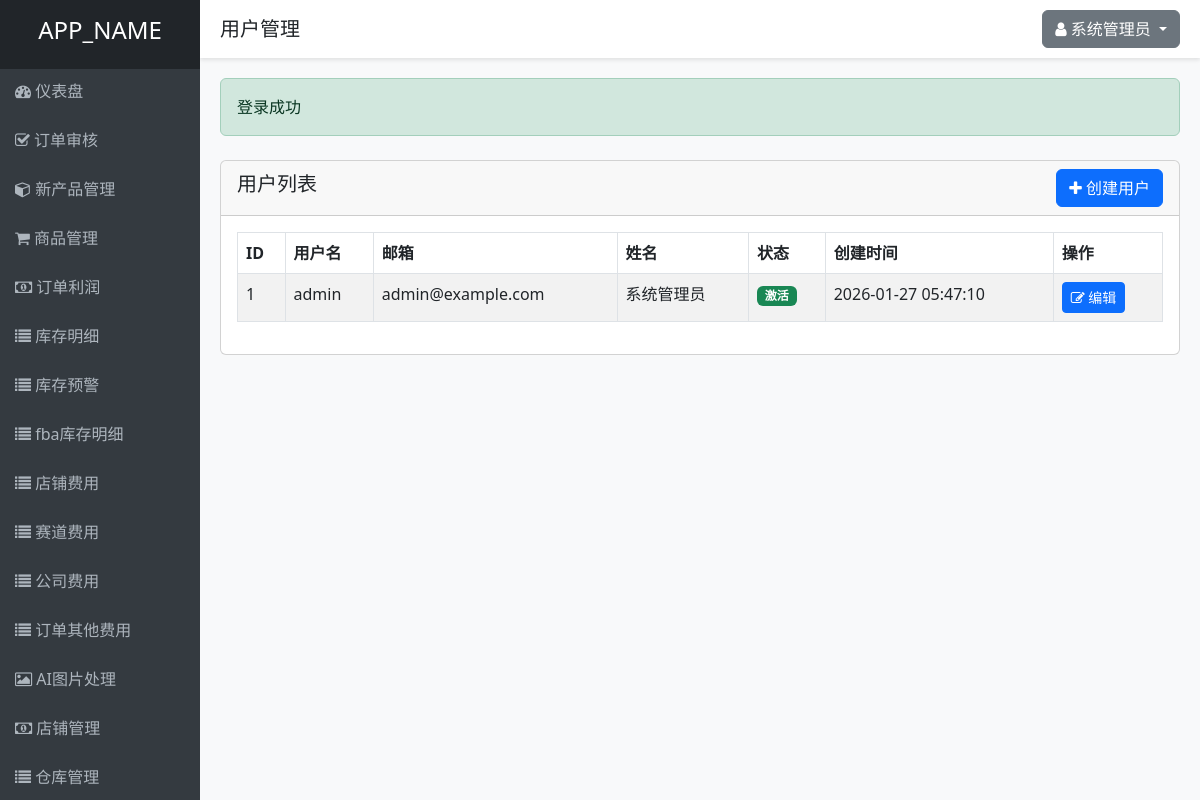
/users.php (signed in), run on the app's committed database.
### tables this page shows
CREATE TABLE IF NOT EXISTS users (
    id INT AUTO_INCREMENT PRIMARY KEY,
    username VARCHAR(50) NOT NULL UNIQUE,
    email VARCHAR(100) NOT NULL UNIQUE,
    password VARCHAR(255) NOT NULL,
    full_name VARCHAR(100) NOT NULL,
    status ENUM('active', 'inactive') DEFAULT 'active',
    created_at TIMESTAMP DEFAULT CURRENT_TIMESTAMP,
    updated_at TIMESTAMP DEFAULT CURRENT_TIMESTAMP ON UPDATE CURRENT_TIMESTAMP
);

### controllers/UserController.php (called while the page is built, shortened)
<?php
require_once ADMIN_PANEL_DIR . '/models/User.php';
require_once ADMIN_PANEL_DIR . '/helpers/functions.php';
class UserController {
    private $userModel;
    public function __construct() {
        $this->userModel = new User();
    }
    public function index() {
        $users = $this->userModel->getAll();
        include VIEWS_DIR . '/layouts/header.php';
        include VIEWS_DIR . '/users/index.php';
        include VIEWS_DIR . '/layouts/footer.php';
    }
}
?>

### helpers/functions.php (called while the page is built, shortened)
<?php
function isLoggedIn() {
    return isset($_SESSION['user_id']);
}
function getCurrentUserId() {
    return $_SESSION['user_id'] ?? null;
}
function hasPermission($permissionSlug) {
    require_once ADMIN_PANEL_DIR . '/models/Permission.php';
    $permissionModel = new Permission();
    return $permissionModel->checkUserPermission(getCurrentUserId(), $permissionSlug);
}
?>

### includes/database.php (called while the page is built, shortened)
<?php
class Database {
    private static $instance = null;
    private $conn;
    private function __construct() {
        try {
            $this->conn = new PDO(
                "mysql:host=" . DB_HOST . ";dbname=" . DB_NAME . ";charset=utf8",
                DB_USER,
                DB_PASS,
                [
                    PDO::ATTR_ERRMODE => PDO::ERRMODE_EXCEPTION,
                    PDO::ATTR_DEFAULT_FETCH_MODE => PDO::FETCH_ASSOC,
                    PDO::ATTR_EMULATE_PREPARES => false
                ]
            );
        } catch(PDOException $e) {
            die("数据库连接失败: " . $e->getMessage());
        }
    }
    public static function getInstance() {
        if(self::$instance === null) {
            self::$instance = new Database();
        }
        return self::$instance;
    }
    public function query($sql, $params = []) {
        $stmt = $this->conn->prepare($sql);
        $stmt->execute($params);
        return $stmt;
    }
}
?>

### models/Permission.php (called while the page is built, shortened)
<?php
require_once ADMIN_PANEL_DIR . '/includes/database.php';
class Permission {
    private $db;
    public function __construct() {
        $this->db = Database::getInstance();
    }
    public function checkUserPermission($userId, $permissionSlug) {
        $sql = "SELECT COUNT(*) as count FROM permissions p
                JOIN role_permissions rp ON p.id = rp.permission_id
                JOIN user_roles ur ON rp.role_id = ur.role_id
                WHERE ur.user_id = ? AND p.slug = ?";
        $stmt = $this->db->query($sql, [$userId, $permissionSlug]);
        $result = $stmt->fetch();
        return $result['count'] > 0;
    }
}
?>

### models/User.php (called while the page is built, shortened)
<?php
require_once ADMIN_PANEL_DIR . '/includes/database.php';
class User {
    private $db;
    public function __construct() {
        $this->db = Database::getInstance();
    }
    public function getAll() {
        $sql = "SELECT * FROM users ORDER BY id DESC";
        $stmt = $this->db->query($sql);
        return $stmt->fetchAll();
    }
}
?>

### views/users/index.php (the view, shortened to what this page needs)
<div class="row mt-4">
    <div class="col-md-12">
        <div class="card">
            <div class="card-header d-flex justify-content-between align-items-center">
                <h5>用户列表</h5>
                <?php if (hasPermission('users.create')): ?>
                    <a href="<?php echo ADMIN_PANEL_URL; ?>/users.php?action=create" class="btn btn-primary">
                        <i class="fa fa-plus"></i> 创建用户
                    </a>
                <?php endif; ?>
            </div>
            <div class="card-body">
                <table class="table table-bordered table-striped">
                    <thead>
                        <tr>
                            <th>ID</th>
                            <th>用户名</th>
                            <th>邮箱</th>
                            <th>姓名</th>
                            <th>状态</th>
                            <th>创建时间</th>
                            <th>操作</th>
                        </tr>
                    </thead>
                    <tbody>
                        <?php foreach ($users as $user): ?>
                            <tr>
                                <td><?php echo $user['id']; ?></td>
                                <td><?php echo $user['username']; ?></td>
                                <td><?php echo $user['email']; ?></td>
                                <td><?php echo $user['full_name']; ?></td>
                                <td>
                                    <span class="badge bg-<?php echo $user['status'] == 'active' ? 'success' : 'danger'; ?>">
                                        <?php echo $user['status'] == 'active' ? '激活' : '停用'; ?>
                                    </span>
                                </td>
                                <td><?php echo $user['created_at']; ?></td>
                                <td>
                                    <?php if (hasPermission('users.edit')): ?>
                                        <a href="<?php echo ADMIN_PANEL_URL; ?>/users.php?action=edit&id=<?php echo $user['id']; ?>" class="btn btn-sm btn-primary">
                                            <i class="fa fa-edit"></i> 编辑
                                        </a>
                                    <?php endif; ?>
                                </td>
                            </tr>
                        <?php endforeach; ?>
                    </tbody>
                </table>
            </div>
        </div>
    </div>
</div>

### views/layouts/header.php (style rules this page uses)
body { background-color: #f8f9fa; }

### data on the page
users: id "1", username "admin", email "admin@example.com", full_name "系统管理员", status "激活", created_at "2026-01-27 05:47:10"

### other printed values
APP_NAME "APP_NAME"
$title "用户管理"
$_SESSION['full_name'] "系统管理员"
$success "登录成功"
